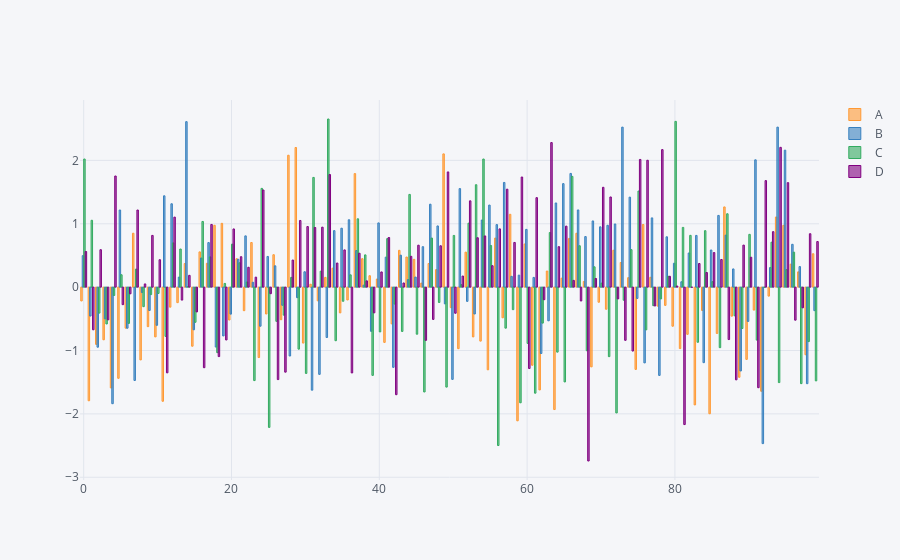

The cell this chart's notebook holds for it:
### Code cell
#  not very useful 
df.iplot(kind='bar')
